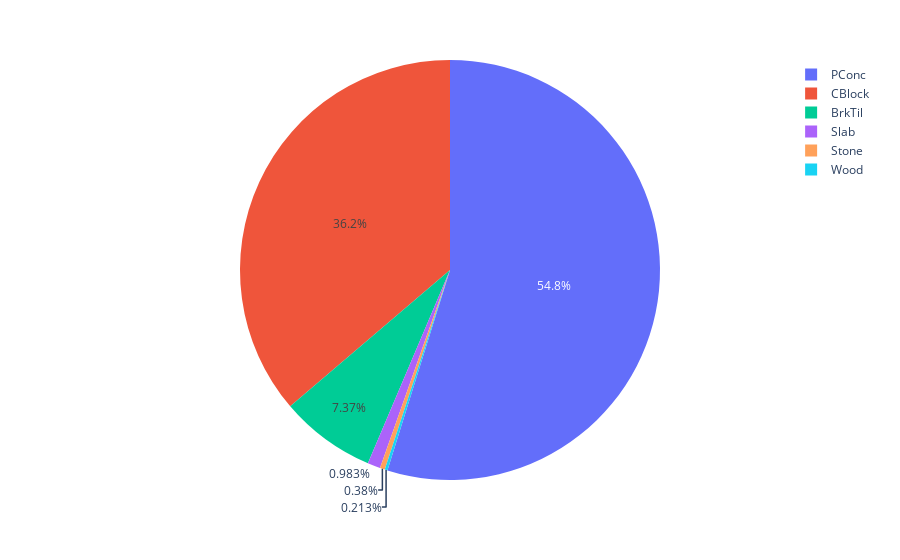

The cell this chart's notebook holds for it:
### Code cell
px.pie(df, values='SalePrice', names='Foundation')

### Figure 1 — Plotly figure (JSON) as saved in the notebook; plotly's stock layout.template omitted (floating-point values rounded to 4 significant figures; data arrays with more than 128 entries replaced by an {"elided": "..."} marker saying what was removed)
{"data": [{"domain": {"x": [0, 1], "y": [0, 1]}, "hovertemplate": "Foundation=%{label}<br>SalePrice=%{value}<extra></extra>", "labels": {"elided": "1451 str values"}, "legendgroup": "", "name": "", "showlegend": true, "type": "pie", "values": {"elided": "1451 int values"}}], "layout": {"legend": {"tracegroupgap": 0}, "margin": {"t": 60}}}
